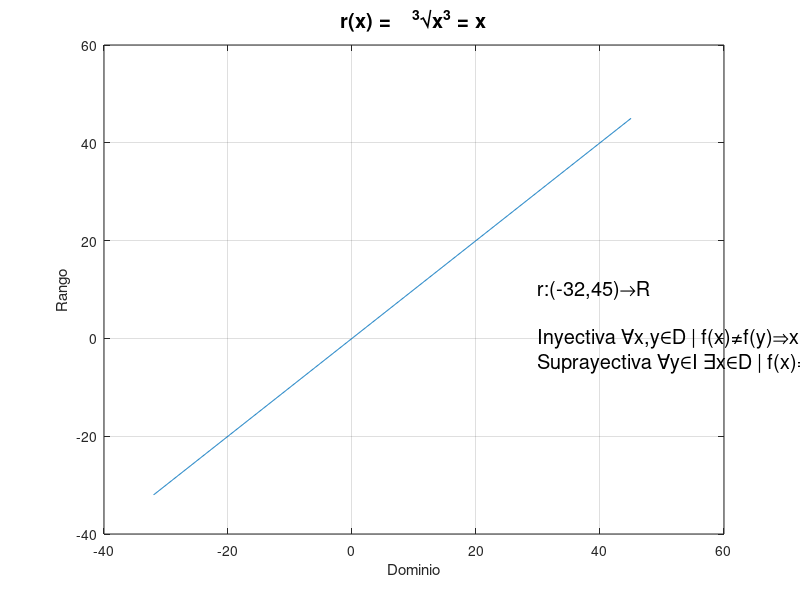

Write the MATLAB code that produced this figure.
%Octave Script
% Title		    :Funcion biyectiva, inyectiva y suprayectiva
% Description	:Script que grafica la funcion 4 y la clasifica
% Authors	    :Suseth Abigail Sandoval Damian
% Date		    :2021_11_16
% Version	    :1
% Usage		    :octave> /path/Fun_4.m
% Notes		    :Se requiere plicacion Octave

% Limpiar variables
clear

%Intervalo de la funcion
x=-32:0.1:45;

% Funcion a graficar
rx= x;

% Dibujar funcion
plot(x, rx);
grid

% Titulo de grafica
title(['\fontsize{20}r(x) = 	^{3}\surdx^3 = x']);

% Etiqueta para eje x
xlabel(['Dominio']);

% Etiqueta para eje y
ylabel(['Rango']);

text(30,10,strcat('\fontsize{20}r:(-32,45){\rightarrow}R'));
text(30,0,strcat('\fontsize{20}Inyectiva \forallx,y\inD | f(x)\neqf(y)\Rightarrowx\neqy'));
text(30,-5,strcat('\fontsize{20}Suprayectiva \forally\inI \existsx\inD | f(x)=y'));

% Salidas
f = 'r(x) = x';
fun = 'r:(-32,45)->R';
tipo = 'Biyectiva';
e = 'Es suprayectiva porque todos los elementos de la I h(x) tiene un valor en el dominio';
e2 = 'Es inyectiva porque a cada valor del dominio le corresponde uno diferente del rango';

disp('');
disp(['La funcion es ', num2str(f)]);
disp('');
disp([num2str(fun)]);
disp(['Esta es una funcion ', num2str(tipo)]);
disp([num2str(e)]);
disp([num2str(e2)]);
disp('');